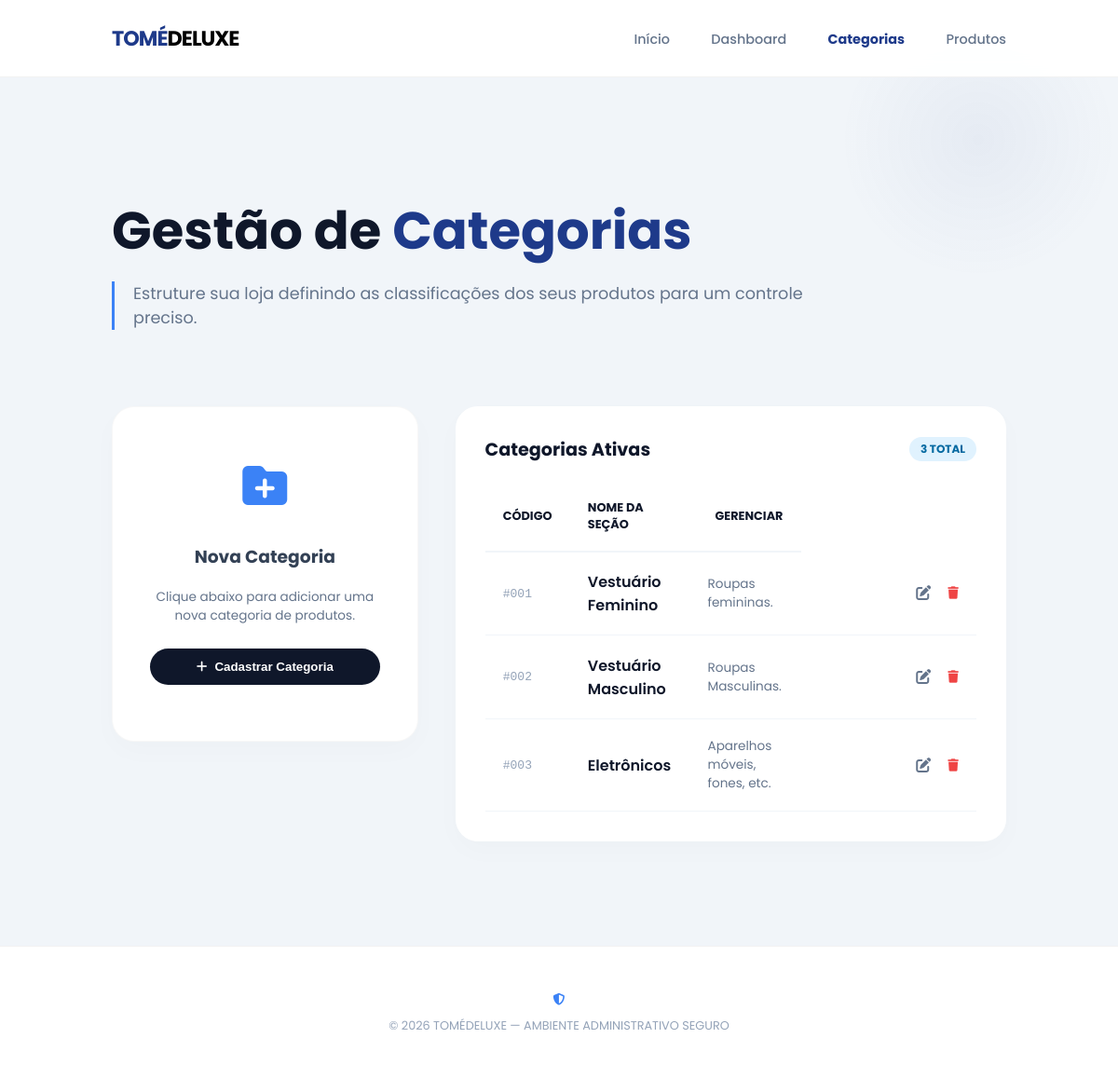
The app's page /categorias, older data.
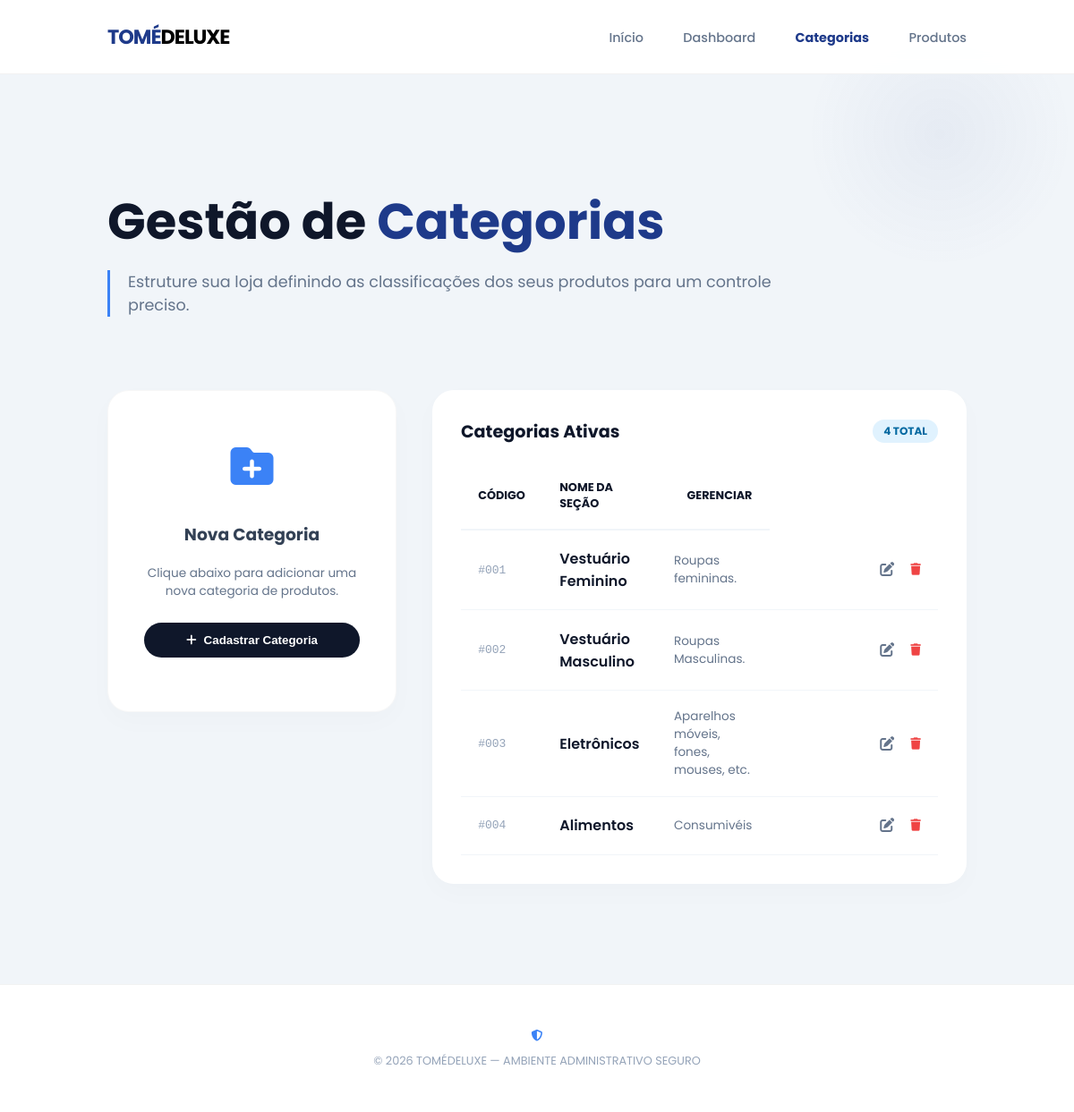
The same page, newer data.
### models.py (models this page shows, shortened)
class Categoria(Base):
    __tablename__ = "categorias"
    id = Column(Integer, primary_key=True, autoincrement=True)
    nome = Column(String(100), nullable=False)
    descricao = Column(String(150))
    produtos = relationship("Produto", back_populates="categoria")

### main.py (the view)
@app.get("/categorias")
def exibir_categorias(request: Request, db: Session = Depends(get_db)):
    categorias = db.query(Categoria).all()
    return templates.TemplateResponse(
        request,
        "categorias.html",
        {"request": request,
         "categorias": categorias
        }
    )

### templates/categorias.html (shortened to what the changed rows need)
<!DOCTYPE html>
<html lang="pt-br">
<head>
    <link rel="stylesheet" href="/static/style.css">
    <link rel="stylesheet" href="https://cdnjs.cloudflare.com/ajax/libs/font-awesome/6.4.0/css/all.min.css">
</head>
<body>
    <main>
        <header class="hero">
            <h1>Gestão de <span>Categorias</span></h1>
        </header>
        <div class="container" style="display: grid; grid-template-columns: 1fr 1.8fr; align-items: start; gap: 40px;">
            <section class="data-table-container">
                <div style="display: flex; justify-content: space-between; align-items: center; margin-bottom: 20px;">
                    <h3 style="margin: 0; font-size: 1.2rem; color: var(--dark-bg);">Categorias Ativas</h3>
                    <span
                        style="background: #E0F2FE; color: #0369A1; padding: 4px 12px; border-radius: 20px; font-size: 0.75rem; font-weight: 700;">
                        {{ categorias|length }} TOTAL
                    </span>
                </div>
                <table>
                    <thead>
                        <tr>
                            <th>Código</th>
                            <th>Nome da Seção</th>
                            <th style="text-align: right;">Gerenciar</th>
                        </tr>
                    </thead>
                    <tbody>
                        {% for categoria in categorias %}
                        <tr>
                            <td style="font-family: monospace; color: #94A3B8;">#{{ "%03d"|format(categoria.id) }}</td>
                            <td style="font-weight: 600; color: var(--dark-bg);">{{ categoria.nome }}</td>
                            <td style="color: #64748B; font-size: 0.85rem;">{{ categoria.descricao }}</td>
                            <td style="text-align: right; min-width: 150px;">
                                <div id="acoes-normais-{{ categoria.id }}"
                                    style="display: flex; justify-content: flex-end; align-items: center;">
                                    <a href="/categorias/{{ categoria.id }}/editar" title="Editar"
                                        style="color: #64748B; margin-right: 18px; transition: 0.3s; text-decoration: none;">
                                        <i class="fa-solid fa-pen-to-square"></i>
                                    </a>
                                    <button type="button" onclick="pedirConfirmacao('{{ categoria.id }}')" title="Excluir"
                                        style="background: none; border: none; color: #EF4444; cursor: pointer; padding: 0;">
                                        <i class="fa-solid fa-trash"></i>
                                    </button>
                                </div>
                            </td>
                        </tr>
                        {% endfor %}
                    </tbody>
                </table>
            </section>
        </div>
    </main>
</body>
</html>

Row changes from the older to the newer data that the page shows:
changed Categoria "Eletrônicos": descricao "Aparelhos móveis, fones, etc." → "Aparelhos móveis, fones, mouses, etc."
added Categoria: id "004", nome "Alimentos", descricao "Consumivéis"
Text that changed along with them:
{{ categorias|length }}: "3" → "4"
